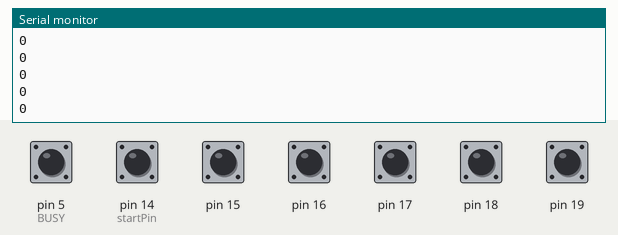
Bench run of a sketch on a simulated Arduino Uno, built with avr-gcc and run on an emulated ATmega328P. Shown: the last lines printed to the serial monitor. The test bench sets the inputs (shaded band); at power-on: pin 5 (BUSY), pin 14 (startPin), pin 15–19 HIGH. The audio player accepts every command and is not drawn.

Above: at 1.2 s.
1.3 s: pin 15 pulled LOW for 0.15 s
At 1.37 s:
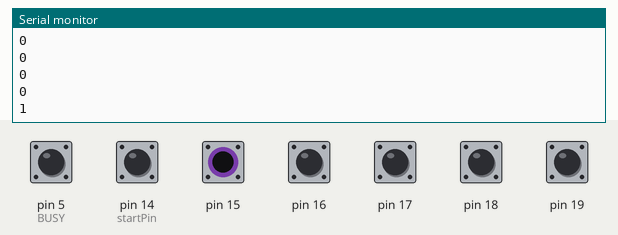
2.9 s: pin 16 pulled LOW for 0.15 s
At 2.97 s:
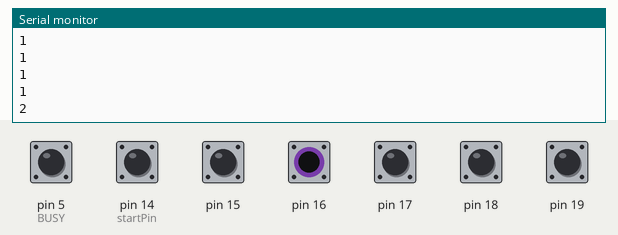
4.5 s: pin 17 pulled LOW for 0.15 s
At 4.58 s:
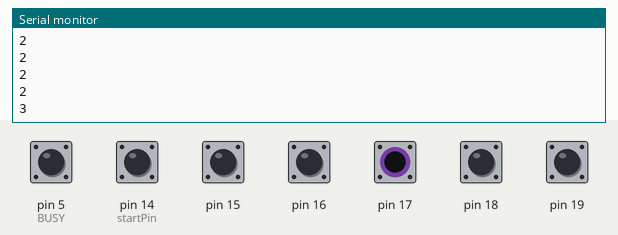
6.1 s: pin 18 pulled LOW for 0.15 s
At 6.18 s:
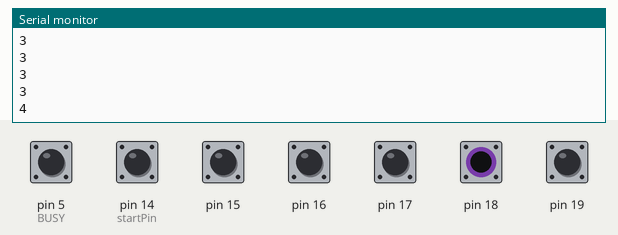
7.7 s: pin 19 pulled LOW for 0.15 s
At 7.79 s:
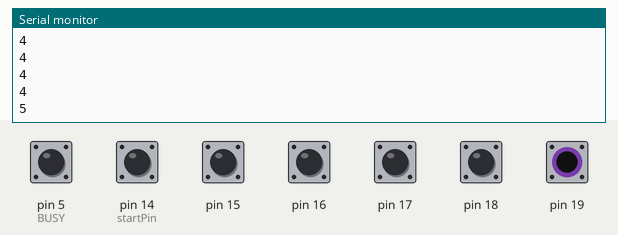
Timing chart, 0 to 10.3 s (numbered marks = the images above; inputs shaded):
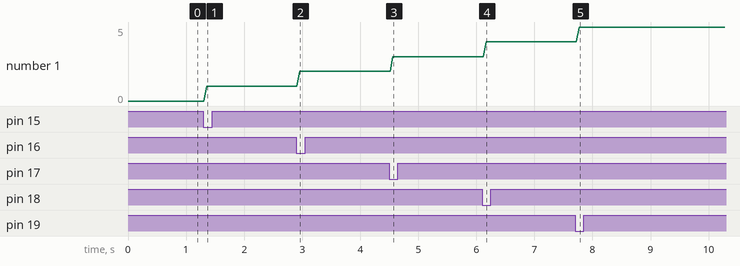

The sketch:

wavka_v1_mp3.ino
```cpp
//Include libraries
#include <Bounce2.h>
#include <SoftwareSerial.h>
#include <DFPlayer_Mini_Mp3.h>

// Пины для управленяи модулем
#define BUSY  5                          // LOW во время воспроизведения
#define S_RX  10                         // RX for management player
#define S_TX  11                         // TX for management player

//Прочие устаноки
#define COUNT_INPUT        6             //Число опрашиваемых входов >0 и <255
#define BOUNCE_TIME        50            //Время дребезга 50 мс
#define DELAY_PLAY_TIME    50            //время для запуска воспроизведения файла
                                         //плата долго думает, ну видимо ищет файл, потом его читает
                                         //а только потом начинает воспроизводить.
                                         //Если задержку не поставить, то микроконтроллер успевает запустить
                                         //файл на воспроизведение, а на следующем шаге его уже поставить на паузу
                                         //т.к. код команды и воспроизведения один OPCODE_PLAY_PAUSE.
                                         //Надо ждать время равное DELAY_PLAY_TIME

//Переменные
byte selectFile = 0;                     //Номер файла для воспроизведения
byte playingFile = 0;                    //Номер воспроизводимого файла
byte startPin = 14;                      //Номер первого опрашиваемого пина

Bounce inputPin[COUNT_INPUT];            //Массив входных пинов с антидребезгом
byte stateInputPin[COUNT_INPUT];         //массив состояний входов

SoftwareSerial mSerial(S_RX, S_TX);      //Инициализация софтверного сериала для управления звуком

/**
 * Функция инициализации
 */
void setup() {
  Serial.begin(9600);
  //инициализируем входы
  initInput();
  //инициализируем модуль
  initModule();
}

/**
 * Основной цикл
 */
void loop() {
  uint8_t i;
  //состояние всех пинов путем операции логического И
  byte allState = 1;
  //проверяем состояния пинов,
  for (i=0;i<COUNT_INPUT;i++) {
    //если пин замунт на массу, то запоминаем номе файла он будет равен порядковому номеру пина
    if (!stateInputPin[i])
      selectFile = i;
    //общее состояние пинов вычисляем через логическое И (т.к. не замкнутый пин в режиме HIGH)
    allState &= stateInputPin[i];
  }
  Serial.println(selectFile);
  //долго плата запускает звук, еще не занялся пин BUSY, а мы уже пробегаем по циклу несколько раз
  //и успеваем пгставить воспроизведение на паузу или вообще как повезет
  delay(DELAY_PLAY_TIME);
  //выключаем если общее состояние HIGH(1)
  //иначе воспроизводим файл с выбранным номером
  if (allState) {
    mp3_stop();
  } else {
    if (selectFile != playingFile) {
      mp3_play((unsigned int) selectFile);
    }
    if (digitalRead(BUSY) == HIGH) {
      mp3_play((unsigned int) selectFile);
      //sendCommand(OPCODE_PLAY_PAUSE);
    }
    //если мы попали сюда, то либо мы еще играем тот же файл, либо новый
    //но он уже стал текущим
    playingFile = selectFile;
  }
  //пока ищраем надо проверить не переключили случаем какой-нибудь из пинов
  for (i=0;i<COUNT_INPUT;i++) {
    if (inputPin[i].update())
      stateInputPin[i] = inputPin[i].read();
  }

}

/**
 * Функция инициализации кнопок
 * Сначала читаем состояния, а потсм прикручиваем антидребезг
 */
void initInput() {
  //перебираем все заданные пины
  for (uint8_t i=0;i<COUNT_INPUT;i++) {
    //задаем состояния входам и опрашиваем текущие
    pinMode(startPin + i, INPUT);
    //подтягиваем внутренний резистор, замыкать будем на массу
    //иначе у нас в неподключенном состоянии на пиах будет плавать
    //сигнал с частотой ~ 50 Гц (наводки от сети 220В)
    digitalWrite(startPin + i, HIGH);
    //и тут же читаем состояние пина
    stateInputPin[i] = digitalRead(startPin + i);
    //прикручиваем антидребезг программный
    inputPin[i].attach(startPin + i);
    inputPin[i].interval(BOUNCE_TIME);
  }
}


//<editor-fold defaultstate="collapsed" desc="MOdule functions">
/**
 * Функция инициализации модуля
 * установки занчений пинов и его сброс
 */
void initModule() {
  //output pin
	mSerial.begin(9600);
	mp3_set_serial(mSerial); //назначаем порт управления для модуля
  //input pin
  pinMode(BUSY, INPUT);
  digitalWrite(BUSY, HIGH);
}
//</editor-fold>
```

Measured:
- after the input at 1.3 s, the serial monitor: prints a new line after 0.05 s (image 1)
- after the input at 2.9 s, the serial monitor: prints a new line after 0.06 s (image 2)
- after the input at 4.5 s, the serial monitor: prints a new line after 0.06 s (image 3)
- after the input at 6.1 s, the serial monitor: prints a new line after 0.07 s (image 4)
- after the input at 7.7 s, the serial monitor: prints a new line after 0.07 s (image 5)
- plotted number 1: 0 → 1 after the input at 1.3 s, 1 → 2 after the input at 2.9 s, 2 → 3 after the input at 4.5 s, 3 → 4 after the input at 6.1 s, 4 → 5 after the input at 7.7 s
